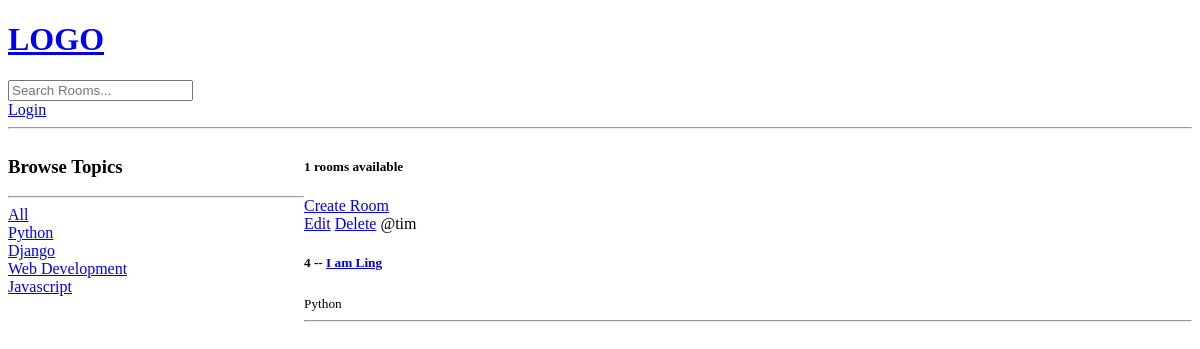
Page /?q=Python on the earlier database version.
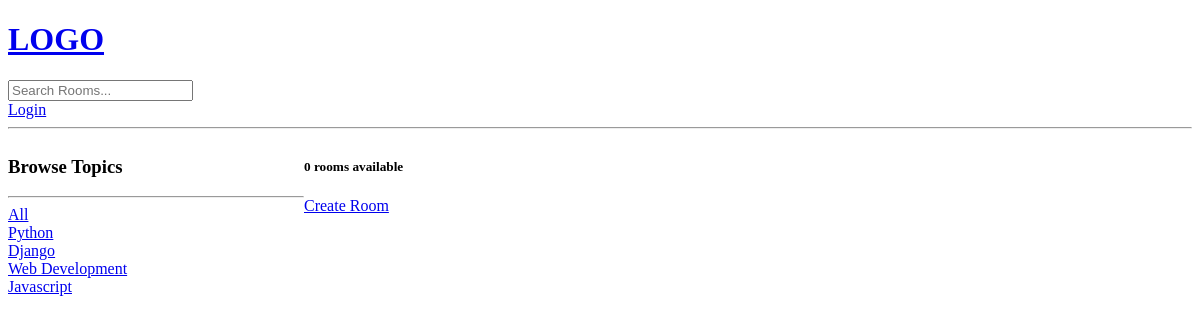
Same page on the later database version.
### base/models.py (models this page shows, shortened)
class Topic(models.Model):
    name = models.CharField(max_length=200)

class Room(models.Model):
    host = models.ForeignKey(User, on_delete=models.SET_NULL, null=True)
    topic = models.ForeignKey(Topic, on_delete=models.SET_NULL, null=True)
    name = models.CharField(max_length=200)
    description = models.TextField(null=True, blank=True)
    update = models.DateTimeField(auto_now=True)
    create = models.DateTimeField(auto_now_add=True)
    class Meta:
        ordering = ['-update', '-create']

### base/views.py (the view)
# urls.py: path('', views.home, name="home"),
def home(request):
    q = request.GET.get('q') if request.GET.get('q') != None else ''
    rooms = Room.objects.filter(
        Q(topic__name__icontains=q) |
        Q(name__icontains=q) |
        Q(description__icontains=q)
        )
    topics = Topic.objects.all()
    room_count = rooms.count()
    context = {'rooms': rooms, 'topics': topics, 'room_count': room_count}
    return render(request, 'base/home.html', context)

### base/templates/base/home.html (shortened to what this page needs)
{% extends 'main.html' %}
{% block content %}
<div class="home-container">
    <div>
        <h3>Browse Topics</h3>
        <hr>
        <div>
            <a href="{% url 'home' %}">All</a>
        </div>
        {% for topic in topics %}
            <div>
                <a href="{% url 'home' %}?q={{topic.name}}">{{topic.name}}</a>
            </div>
        {% endfor %}
    </div>
    <div>
        <h5>{{ room_count }} rooms available</h5>
        <a href="{% url 'create-room' %}">Create Room</a>
        <div>
            {% for room in rooms %}
            <div>
                <a href="{% url 'update-room' room.id %}">Edit</a>
                <a href="{% url 'delete-room' room.id %}">Delete</a>
                <span>@{{room.host.username}}</span>
                <h5>{{room.id}} -- <a href="{% url 'room' room.id %}">{{room.name}}</a></h5>
                <small>{{room.topic.name}}</small>
                <hr>
            </div>
            {% endfor %}
        </div>
    </div>
</div>
{% endblock content %}

Differences in the rows shown:
removed Room: host.username "tim", id "4", name "I am Ling", topic.name "Python"
Other differences:
{{ room_count }}: "1" → "0"
